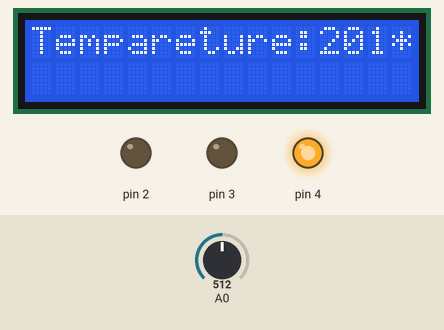
This sketch was run on a simulated Arduino Uno, built with avr-gcc and run on an emulated ATmega328P. Shown: 16×2 character LCD, output pins drawn as LEDs (lit = HIGH). The test bench sets the inputs (shaded band); at power-on: A0 = 512. What the sketch prints to the serial monitor is not drawn.

Above: at 1.2 s.
1.3 s: A0 set to 178
At 3.2 s:
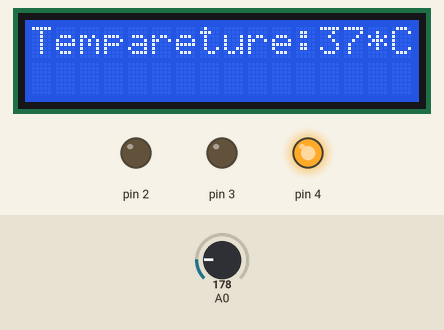
3.5 s: A0 set to 149
At 5.8 s:
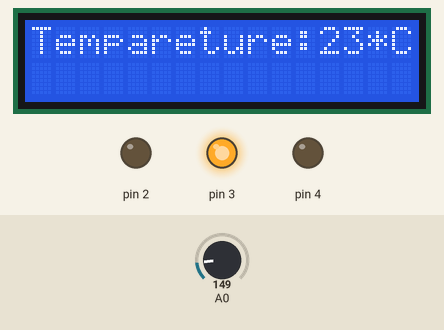
6.5 s: A0 set to 133
At 7.6 s:
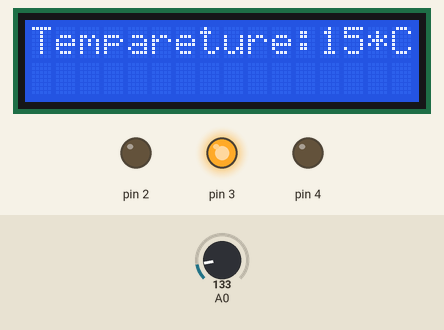
8.5 s: A0 set to 110
At 11.2 s:
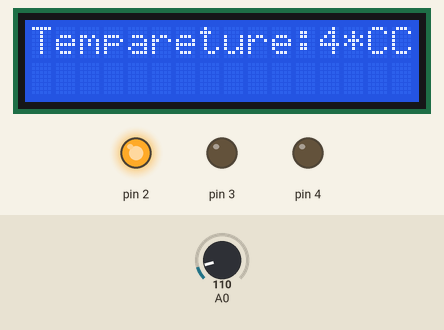
11.5 s: A0 set to 122
At 12.8 s:
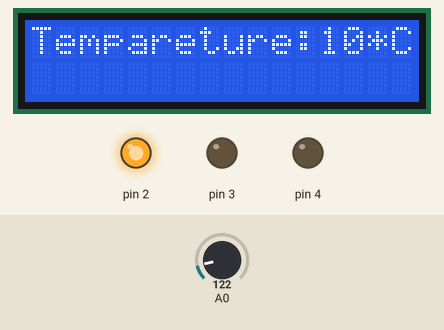
Timing chart, 0 to 14.6 s (numbered marks = the images above; inputs shaded):
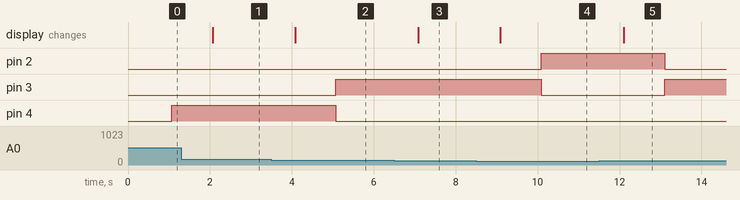

The sketch:

temperature_sensor_indicator_project_1.ino
```cpp
#include<LiquidCrystal.h>
int celsius = 0;
int fahrenheit = 0;

LiquidCrystal lcd(12, 11, 8, 7, 6, 5);

void setup()
{
  pinMode(A0,INPUT);
  Serial.begin(9600);
  lcd.begin(16,2);
  pinMode(2,OUTPUT);
  pinMode(3,OUTPUT);
  pinMode(4,OUTPUT);
}

void loop()
{

  celsius = map(((analogRead(A0) - 20) * 3.04), 0, 1023, -40, 125);

  fahrenheit = ((celsius * 9) / 5 + 32);
  Serial.print(celsius);
  Serial.print(" *C, ");
  Serial.print(fahrenheit);
  Serial.println(" *F");
  lcd.setCursor(0,0);
  lcd.print("Tempareture:");
  lcd.print(celsius);
  lcd.print("*C");


  delay(1000);

   if (celsius < 10) {
    digitalWrite(2, HIGH);
    digitalWrite(3, LOW);
    digitalWrite(4, LOW);
  }
  if (celsius >=10 && celsius <30) {
    digitalWrite(2, LOW);
    digitalWrite(3, HIGH);
    digitalWrite(4, LOW);
  }
  if (celsius >=30 && celsius <50) {
    digitalWrite(2, LOW);
    digitalWrite(3, LOW);
    digitalWrite(4, HIGH);
  }
  if(celsius>=50){
    digitalWrite(2, LOW);
    digitalWrite(3, LOW);
    digitalWrite(4, HIGH);
  }

}
```

Measured:
- the behaviour switches between 163 and 162 on A0 (found by bisection; images 1 and 2)
- the behaviour switches between 122 and 121 on A0 (found by bisection; images 3 and 4)
- after the input at 1.3 s, the display: changes after 0.77 s (image 1)
- after the input at 3.5 s, pin 3: LOW → HIGH after 1.6 s; pin 4: HIGH → LOW after 1.6 s; the display: changes after 0.58 s (image 2)
- after the input at 6.5 s, the display: changes after 0.59 s (image 3)
- after the input at 8.5 s, pin 2: LOW → HIGH after 1.6 s; pin 3: HIGH → LOW after 1.6 s; the display: changes after 0.59 s (image 4)
- after the input at 11.5 s, pin 2: HIGH → LOW after 1.6 s; pin 3: LOW → HIGH after 1.6 s; the display: changes after 0.60 s (image 5)
